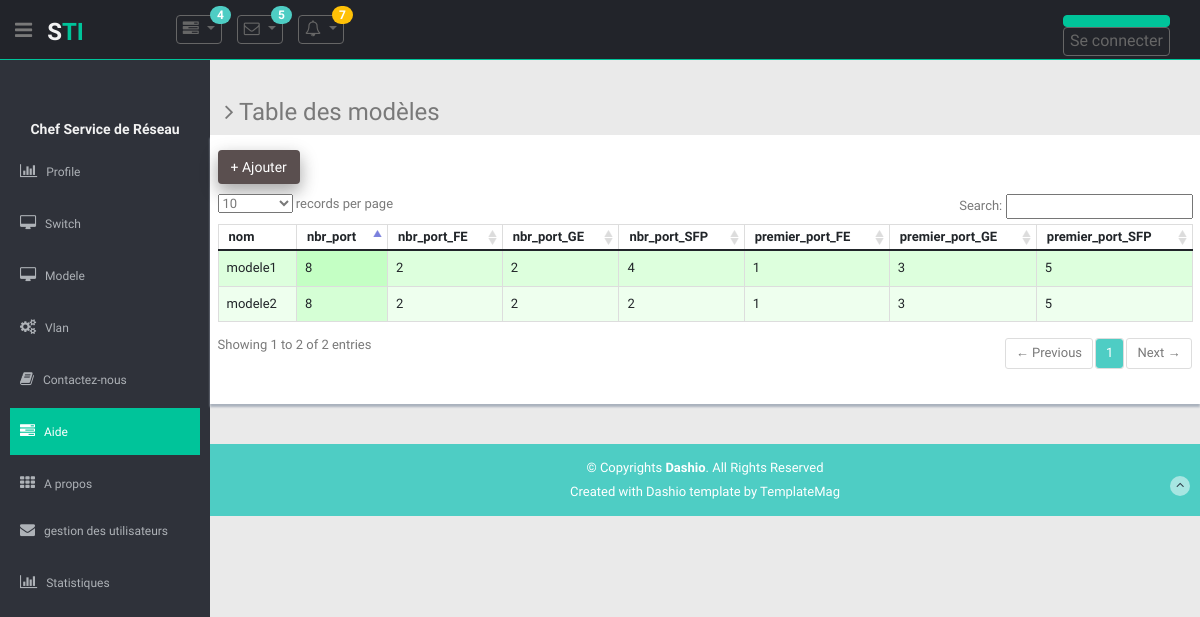
Page /app_principal/modele/ on the earlier database version.
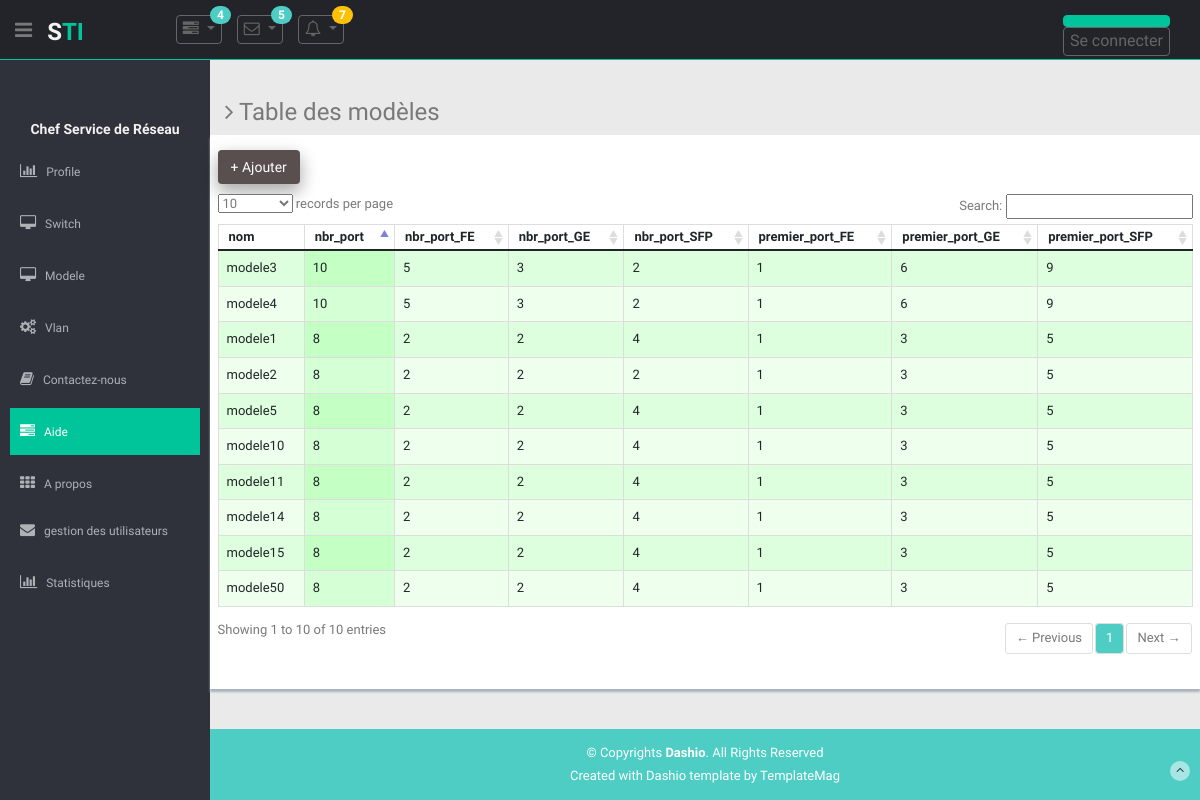
Same page on the later database version.
### app_principal/models.py (models this page shows)
class ModeleSwitch(models.Model):
    nom = models.CharField('Nom du modèle', max_length=50,
                           default='', unique=True)
    nbr_port = models.PositiveIntegerField(default=0)
    nbr_port_FE = models.PositiveIntegerField(default=0)
    nbr_port_GE = models.PositiveIntegerField(default=0)
    nbr_port_SFP = models.PositiveIntegerField(default=0)
    premier_port_FE=models.PositiveIntegerField(default=1) #on utilise le fait que les ports du meme
    premier_port_GE=models.PositiveIntegerField(default=1) #type sont sequentiels
    premier_port_SFP=models.PositiveIntegerField(default=1)

### app_principal/views.py (the view)
# urls.py: path('modele/', views.modele_tab, name='modele'),
def modele_tab(request):
    cols_principales = ['nom', 'nbr_port', 'nbr_port_FE',
                        'nbr_port_GE', 'nbr_port_SFP', ' premier_port_FE', 'premier_port_GE', ' premier_port_SFP']
    cols_detail = []
    modeles = ModeleSwitch.objects.all()
    context = {'objet': 'modèles', 'objets': modeles,
               'colsp': cols_principales, 'colsd': cols_detail, }
    return render(request, 'app_principal/offictable.html', context)

### app_principal/templates/app_principal/offictable.html (shortened to what this page needs)
{% extends 'base.html' %}
  {% load static %}
  {% block css %}
  <link type="text/css" href="{% static 'lib/font-awesome/css/font-awesome.css' %}" rel="stylesheet" />
  <link type="text/css" href="{% static 'lib/advanced-datatable/css/demo_page.css' %}" rel="stylesheet" />
  <link type="text/css" href="{% static 'lib/advanced-datatable/css/demo_table.css' %}" rel="stylesheet" />
  <link rel="stylesheet" href="{% static 'lib/advanced-datatable/css/DT_bootstrap.css' %}" />
  <link rel="stylesheet" href="{% static 'css/vlan.css' %}" />
  {% endblock %}
 {% block content %}
    <section class="wrapper">
        <h3><i class="fa fa-angle-right"></i> Table des {{ objet }} {% if objet == 'ports' %} de {{ switch_nom }} {% endif %} </h3>
      <div class="row mb">
        <div class="content-panel" style="position:relative;">
              {% if objet == "modèles" %}
              <button class="btn mini " style="background:#5a4f4f;margin-bottom: 10px;" type="button" ><a style="color:white;" href="{% url 'app_principal:ajout_modele' %}"> + Ajouter</a></button>
              {% endif %}
              <div class="adv-table">
                <table cellpadding="0" cellspacing="0" class="display table table-bordered" id="hidden-table-info">
                  <thead>
                    <tr>
                      {% for col in colsp %}
                      <th>{{ col }}</th>
                      {% endfor %}
                    </tr>
                  </thead>
                  <tbody>
                    {% for s in objets %}
                      {% if objet == "modèles" %}
                        <tr class="gradeA">
                          <td>{{ s.nom }}</td>
                          <td>{{ s.nbr_port }}</td>
                          <td>{{ s.nbr_port_FE }}</td>
                          <td>{{ s.nbr_port_GE }}</td>
                          <td>{{ s.nbr_port_SFP }}</td>
                          <td>{{ s.premier_port_FE }}</td>
                          <td>{{ s.premier_port_GE }}</td>
                          <td>{{ s.premier_port_SFP }}</td>
                        </tr>
                      {% endif %}
                    {% endfor %}
                  </tbody>
                </table>
              </div>
        </div>
      </div>
    </section>
  {% endblock %}

### app_principal/templates/base.html (shortened to what this page needs)
<!DOCTYPE html>
<html lang="en">
<head>
  <link rel="stylesheet" href="https://cdn.jsdelivr.net/npm/bootstrap@5.1.3/dist/css/bootstrap.min.css">
  {% load static %}
  <link href="{% static 'lib/bootstrap/css/bootstrap.min.css' %}" rel="stylesheet">
  {% block css %}{% endblock %}
  <link href="{% static 'lib/font-awesome/css/font-awesome.css' %}" rel="stylesheet" />
  <link href="{% static 'css/style.css' %}" rel="stylesheet">
  <link href="{% static 'css/style-responsive.css' %}" rel="stylesheet">
</head>
<body >
  <section id="container" >
    <a href="#"><img src="img" alt="good vybes" /></a>
     <header class="header black-bg" style="top:0;">
      <div class="sidebar-toggle-box">
        <div class="fa fa-bars tooltips" data-placement="right" data-original-title="Toggle Navigation"></div>
      </div>
      <a href="index.html" class="logo"><b>S<span>TI</span></b></a>
      <div class="nav notify-row" id="top_menu">
        <ul class="nav top-menu">
          <li class="dropdown">
            <a data-toggle="dropdown" class="dropdown-toggle" href="">
              <i class="fa fa-tasks"></i>
              <span class="badge bg-theme">4</span>
              </a>
          </li>
          <li id="header_inbox_bar" class="dropdown">
            <a data-toggle="dropdown" class="dropdown-toggle" href="">
              <i class="fa fa-envelope-o"></i>
              <span class="badge bg-theme">5</span>
              </a>
          </li>
          <li id="header_notification_bar" class="dropdown">
            <a data-toggle="dropdown" class="dropdown-toggle" href="">
              <i class="fa fa-bell-o"></i>
              <span class="badge bg-warning">7</span>
              </a>
          </li>
        </ul>
      </div>
      <div class="top-menu">
        <ul class="nav pull-right top-menu">
          <li><a class="logout" href="">
            {% if user.is_authenticated %}
            <a type="button" class=" btn-outline-secondary "   href="{% url 'app_principal:logout' %}">Se Decconecter</a>
            <span class="nav-item nav-link"> <i class="fa fa-user"></i>  {{user.username}}</span>
          {% else %}
            <a class=" btn-outline-success my-2 my-sm-0" href="{% url 'app_principal:login' %}">Se connecter</a>
          {% endif %}
          </a></li >
        </ul>
      </div>
    </header>
    <aside>
      <div id="sidebar" class="nav-collapse ">
        <ul class="sidebar-menu" id="nav-accordion">
          <p class="centered"><a href="p"><img src=""" class="img-circle" width="80"></a></p>
          <h5 class="centered">Chef Service de Réseau</h5>
          <li class="sub-menu">
            <a href="{% url 'app_principal:profile' %}">
              <i class=" fa fa-bar-chart-o"></i>
              <span>Profile</span>
              </a>
          </li>
          <li class="sub-menu">
            <a href="">
              <i class="fa fa-desktop"></i>
              <span>Switch</span>
            </a>
          </li>
          <li class="sub-menu">
            <a href="">
              <i class="fa fa-desktop"></i>
              <span>Modele</span>
            </a>
          </li>
          <li class="sub-menu">
            <a href="">
              <i class="fa fa-cogs"></i>
              <span>Vlan</span>
              </a>
          </li>
          <li class="sub-menu">
            <a href="">
              <i class="fa fa-book"></i>
              <span> Contactez-nous</span>
              </a>
          </li>
          <li class="sub-menu">
            <a class="active" href="">
              <i class="fa fa-tasks"></i>
              <span>Aide</span>
            </a>
          <li class="sub-menu">
            <a href="">
              <i class="fa fa-th"></i>
              <span>A propos </span>
            <a href="{% url 'app_principal:users' %}">
              <i class="fa fa-envelope"></i>
              <span>gestion des utilisateurs </span>
              </a>
          </li>
          <li class="sub-menu">
            <a href="">
              <i class=" fa fa-bar-chart-o"></i>
              <span>Statistiques</span>
              </a>
          </li>
      </div>
     </aside>
     <section id="main-content">
        {% block content %}
        {% endblock %}
        <footer class="site-footer">
          <div class="text-center">
            <p>
              &copy; Copyrights <strong>Dashio</strong>. All Rights Reserved
            </p>
            <div class="credits">
              Created with Dashio template by <a href="https://templatemag.com/">TemplateMag</a>
            </div>
            <a href="" class="go-top">
              <i class="fa fa-angle-up"></i>
              </a>
          </div>
        </footer>
      </section>
  </section>
</body>
</html>

### app_principal/static/css/style.css (style rules this page uses)
body { color: #797979; background: #eaeaea; font-family: 'Ruda', sans-serif; padding: 0px !important; margin: 0px !important; font-size:13px; }
ul li { list-style: none; }
.btn { box-shadow: 0 8px 16px 0 rgba(0,0,0,0.2), 0 6px 20px 0 rgba(0,0,0,0.19); color:#00C49A ; background-color:#00C49A ; }
a, a:hover, a:focus { text-decoration: none; outline: none; }
#container { width: 100%; height: 100%; }
.bg-theme { background-color: #4ECDC4; }
.centered { text-align: center; }
.mb { margin-bottom: 25px; }
ul.top-menu > li > .logout { color: #f2f2f2; font-size: 12px; border-radius: 4px; -webkit-border-radius: 4px; border: 1px solid #00C49A !important; padding: 5px 15px; margin-right: 15px; background: #00C49A; margin-top: 15px; }
#sidebar { width: 210px; height: 100%; position: fixed; background: #2f323a; }
#sidebar h5 { color: #f2f2f2; font-weight: 700; }
#sidebar ul li { position: relative; }
ul.sidebar-menu , ul.sidebar-menu li ul.sub { margin: -2px 0 0; padding: 0; }
ul.sidebar-menu { margin-top: 75px; }
ul.sidebar-menu li { margin-bottom: 5px; margin-left:10px; margin-right:10px; }
ul.sidebar-menu li.sub-menu { line-height: 15px; }
ul.sidebar-menu li a span { display: inline-block; }
ul.sidebar-menu li a { color: #aeb2b7; text-decoration: none; display: block; padding: 15px 0 15px 10px; font-size: 12px; outline: none; -webkit-transition: all 0.3s ease; -moz-transition: all 0.3s ease; -o-transition: all 0.3s ease; -ms-transition: all 0.3s ease; transition: all 0.3s ease; }
ul.sidebar-menu li a.active, ul.sidebar-menu li a:hover, ul.sidebar-menu li a:focus { background: #00C49A; color: #fff; display: block; -webkit-transition: all 0.3s ease; -moz-transition: all 0.3s ease; -o-transition: all 0.3s ease; -ms-transition: all 0.3s ease; transition: all 0.3s ease; }
ul.sidebar-menu li a i { font-size: 15px; padding-right: 6px; }
ul.sidebar-menu li a.active i { color: #fff; }
#main-content { margin-left: 210px; }
.header, .footer { min-height: 60px; padding: 0 15px; }
.header { position: fixed; left: 0; right: 0; z-index: 1002; }
.black-bg { background: #22242a; border-bottom: 1px solid #00C49A; }
.wrapper { display: inline-block; margin-top: 60px; padding-left: 15px; padding-right: 15px; padding-bottom: 15px; padding-top: 0px; width: 100%; }
a.logo { font-size: 24px; color: #f2f2f2; float: left; margin-top: 15px; text-transform: uppercase; }
a.logo b { font-weight: 900; }
a.logo span { color: #00C49A; }
#top_menu .nav > li, ul.top-menu > li { float: left; }
.notify-row { float: left; margin-top: 15px; margin-left: 92px; }
ul.top-menu > li > a { color: #666666; font-size: 16px; border-radius: 4px; -webkit-border-radius: 4px; border:1px solid #666666 !important; padding: 2px 6px; margin-right: 15px; }
.notify-row .badge { position: absolute; right: -10px; top: -10px; z-index: 100; }
.sidebar-toggle-box { float: left; padding-right: 15px; margin-top: 20px; }
.sidebar-toggle-box .fa-bars { cursor: pointer; display: inline-block; font-size: 20px; }
.content-panel { background: #ffffff; box-shadow: 0px 3px 2px #aab2bd; padding-top: 15px; padding-bottom: 5px; }
.badge.bg-warning { background: #FCB322; }
.site-footer { background: #4ECDC4; color: #fff; padding: 15px 0; }
.site-footer p { margin-bottom: 5px; }
.credits, .credits a { color: #fff; }
.go-top { margin-right: 1%; margin-top: -25px; float: right; background: rgba(255,255,255,.5); width: 20px; height: 20px; border-radius: 50%; -webkit-border-radius: 50%; }
.go-top i { color: #2A3542; }

Differences in the rows shown:
added ModeleSwitch: nom "modele3", nbr_port "10", nbr_port_FE "5", nbr_port_GE "3", nbr_port_SFP "2", premier_port_FE "1", premier_port_GE "6", premier_port_SFP "9"
added ModeleSwitch: nom "modele4", nbr_port "10", nbr_port_FE "5", nbr_port_GE "3", nbr_port_SFP "2", premier_port_FE "1", premier_port_GE "6", premier_port_SFP "9"
added ModeleSwitch: nom "modele5", nbr_port "8", nbr_port_FE "2", nbr_port_GE "2", nbr_port_SFP "4", premier_port_FE "1", premier_port_GE "3", premier_port_SFP "5"
added ModeleSwitch: nom "modele10", nbr_port "8", nbr_port_FE "2", nbr_port_GE "2", nbr_port_SFP "4", premier_port_FE "1", premier_port_GE "3", premier_port_SFP "5"
added ModeleSwitch: nom "modele11", nbr_port "8", nbr_port_FE "2", nbr_port_GE "2", nbr_port_SFP "4", premier_port_FE "1", premier_port_GE "3", premier_port_SFP "5"
added ModeleSwitch: nom "modele14", nbr_port "8", nbr_port_FE "2", nbr_port_GE "2", nbr_port_SFP "4", premier_port_FE "1", premier_port_GE "3", premier_port_SFP "5"
added ModeleSwitch: nom "modele15", nbr_port "8", nbr_port_FE "2", nbr_port_GE "2", nbr_port_SFP "4", premier_port_FE "1", premier_port_GE "3", premier_port_SFP "5"
added ModeleSwitch: nom "modele50", nbr_port "8", nbr_port_FE "2", nbr_port_GE "2", nbr_port_SFP "4", premier_port_FE "1", premier_port_GE "3", premier_port_SFP "5"
Other differences:
text written by a page script: "records per page Search: Showing 1 to 2 of 2 entries ← Previous 1 Next →" → "records per page Search: Showing 1 to 10 of 10 entries ← Previous 1 Next →"
